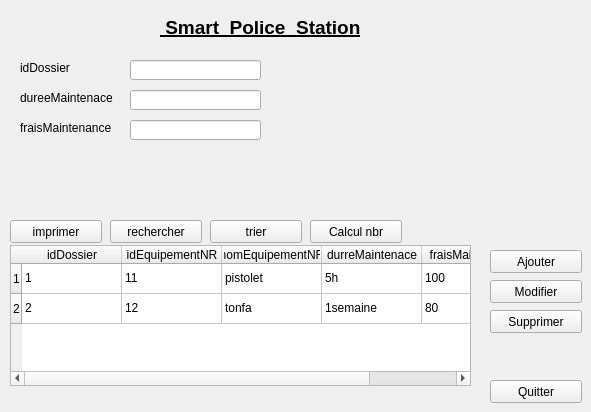
      <widget class="QWidget" name="tab_4">
       <attribute name="icon">
        <iconset>
         <normaloff>../../Downloads/téléchargement.jpg</normaloff>../../Downloads/téléchargement.jpg</iconset>
       </attribute>
       <attribute name="title">
        <string>Maintenance</string>
       </attribute>
       <widget class="QLabel" name="policou_4">
        <property name="geometry">
         <rect>
          <x>160</x>
          <y>10</y>
          <width>351</width>
          <height>35</height>
         </rect>
        </property>
        <property name="sizePolicy">
         <sizepolicy hsizetype="Preferred" vsizetype="Maximum">
          <horstretch>0</horstretch>
          <verstretch>0</verstretch>
         </sizepolicy>
        </property>
        <property name="font">
         <font>
          <family>Arial</family>
          <pointsize>14</pointsize>
          <weight>75</weight>
          <bold>true</bold>
          <underline>true</underline>
         </font>
        </property>
        <property name="text">
         <string> Smart  Police  Station</string>
        </property>
        <property name="textFormat">
         <enum>Qt::PlainText</enum>
        </property>
       </widget>
       <widget class="QLabel" name="label_70">
        <property name="geometry">
         <rect>
          <x>20</x>
          <y>60</y>
          <width>81</width>
          <height>16</height>
         </rect>
        </property>
        <property name="text">
         <string>idDossier</string>
        </property>
       </widget>
       <widget class="QLabel" name="label_71">
        <property name="geometry">
         <rect>
          <x>20</x>
          <y>90</y>
          <width>101</width>
          <height>16</height>
         </rect>
        </property>
        <property name="text">
         <string>dureeMaintenace</string>
        </property>
       </widget>
       <widget class="QPushButton" name="pushButton_20">
        <property name="geometry">
         <rect>
          <x>110</x>
          <y>220</y>
          <width>92</width>
          <height>23</height>
         </rect>
        </property>
        <property name="text">
         <string>rechercher</string>
        </property>
       </widget>
       <widget class="QPushButton" name="pushButton_22">
        <property name="geometry">
         <rect>
          <x>10</x>
          <y>220</y>
          <width>92</width>
          <height>23</height>
         </rect>
        </property>
        <property name="text">
         <string>imprimer</string>
        </property>
       </widget>
       <widget class="QLineEdit" name="lineEdit_38">
        <property name="geometry">
         <rect>
          <x>130</x>
          <y>60</y>
          <width>131</width>
          <height>20</height>
         </rect>
        </property>
       </widget>
       <widget class="QPushButton" name="pushButton_18">
        <property name="geometry">
         <rect>
          <x>490</x>
          <y>280</y>
          <width>92</width>
          <height>23</height>
         </rect>
        </property>
        <property name="text">
         <string>Modifier</string>
        </property>
       </widget>
       <widget class="QLineEdit" name="lineEdit_39">
        <property name="geometry">
         <rect>
          <x>130</x>
          <y>90</y>
          <width>131</width>
          <height>20</height>
         </rect>
        </property>
       </widget>
       <widget class="QPushButton" name="pushButton_19">
        <property name="geometry">
         <rect>
          <x>490</x>
          <y>310</y>
          <width>92</width>
          <height>23</height>
         </rect>
        </property>
        <property name="text">
         <string>Supprimer</string>
        </property>
       </widget>
       <widget class="QPushButton" name="pushButton_17">
        <property name="geometry">
         <rect>
          <x>490</x>
          <y>250</y>
          <width>92</width>
          <height>23</height>
         </rect>
        </property>
        <property name="text">
         <string>Ajouter</string>
        </property>
       </widget>
       <widget class="QLabel" name="label_72">
        <property name="geometry">
         <rect>
          <x>20</x>
          <y>120</y>
          <width>101</width>
          <height>16</height>
         </rect>
        </property>
        <property name="text">
         <string>fraisMaintenance</string>
        </property>
       </widget>
       <widget class="QTableWidget" name="tableWidget_6">
        <property name="geometry">
         <rect>
          <x>10</x>
          <y>245</y>
          <width>461</width>
          <height>141</height>
         </rect>
        </property>
        <row>
         <property name="text">
          <string>1</string>
         </property>
        </row>
        <row>
         <property name="text">
          <string>2</string>
         </property>
        </row>
        <column>
         <property name="text">
          <string>idDossier</string>
         </property>
        </column>
        <column>
         <property name="text">
          <string>idEquipementNR</string>
         </property>
        </column>
        <column>
         <property name="text">
          <string>nomEquipementNR</string>
         </property>
        </column>
        <column>
         <property name="text">
          <string>durreMaintenace</string>
         </property>
        </column>
        <column>
         <property name="text">
          <string>fraisMaintenace</string>
         </property>
        </column>
        <item row="0" column="0">
         <property name="text">
          <string>1</string>
         </property>
        </item>
        <item row="0" column="1">
         <property name="text">
          <string>11</string>
         </property>
        </item>
        <item row="0" column="2">
         <property name="text">
          <string>pistolet</string>
         </property>
        </item>
        <item row="0" column="3">
         <property name="text">
          <string>5h</string>
         </property>
        </item>
        <item row="0" column="4">
         <property name="text">
          <string>100</string>
         </property>
        </item>
        <item row="1" column="0">
         <property name="text">
          <string>2</string>
         </property>
        </item>
        <item row="1" column="1">
         <property name="text">
          <string>12</string>
         </property>
        </item>
        <item row="1" column="2">
         <property name="text">
          <string>tonfa</string>
         </property>
        </item>
        <item row="1" column="3">
         <property name="text">
          <string>1semaine</string>
         </property>
        </item>
        <item row="1" column="4">
         <property name="text">
          <string>80</string>
         </property>
        </item>
       </widget>
       <widget class="QPushButton" name="pushButton_21">
        <property name="geometry">
         <rect>
          <x>490</x>
          <y>380</y>
          <width>92</width>
          <height>23</height>
         </rect>
        </property>
        <property name="text">
         <string>Quitter</string>
        </property>
       </widget>
       <widget class="QLineEdit" name="lineEdit_40">
        <property name="geometry">
         <rect>
          <x>130</x>
          <y>120</y>
          <width>131</width>
          <height>20</height>
         </rect>
        </property>
       </widget>
       <widget class="QPushButton" name="pushButton_24">
        <property name="geometry">
         <rect>
          <x>310</x>
          <y>220</y>
          <width>92</width>
          <height>23</height>
         </rect>
        </property>
        <property name="text">
         <string>Calcul nbr</string>
        </property>
       </widget>
       <widget class="QPushButton" name="pushButton_23">
        <property name="geometry">
         <rect>
          <x>210</x>
          <y>220</y>
          <width>92</width>
          <height>23</height>
         </rect>
        </property>
        <property name="text">
         <string>trier</string>
        </property>
       </widget>
      </widget>
